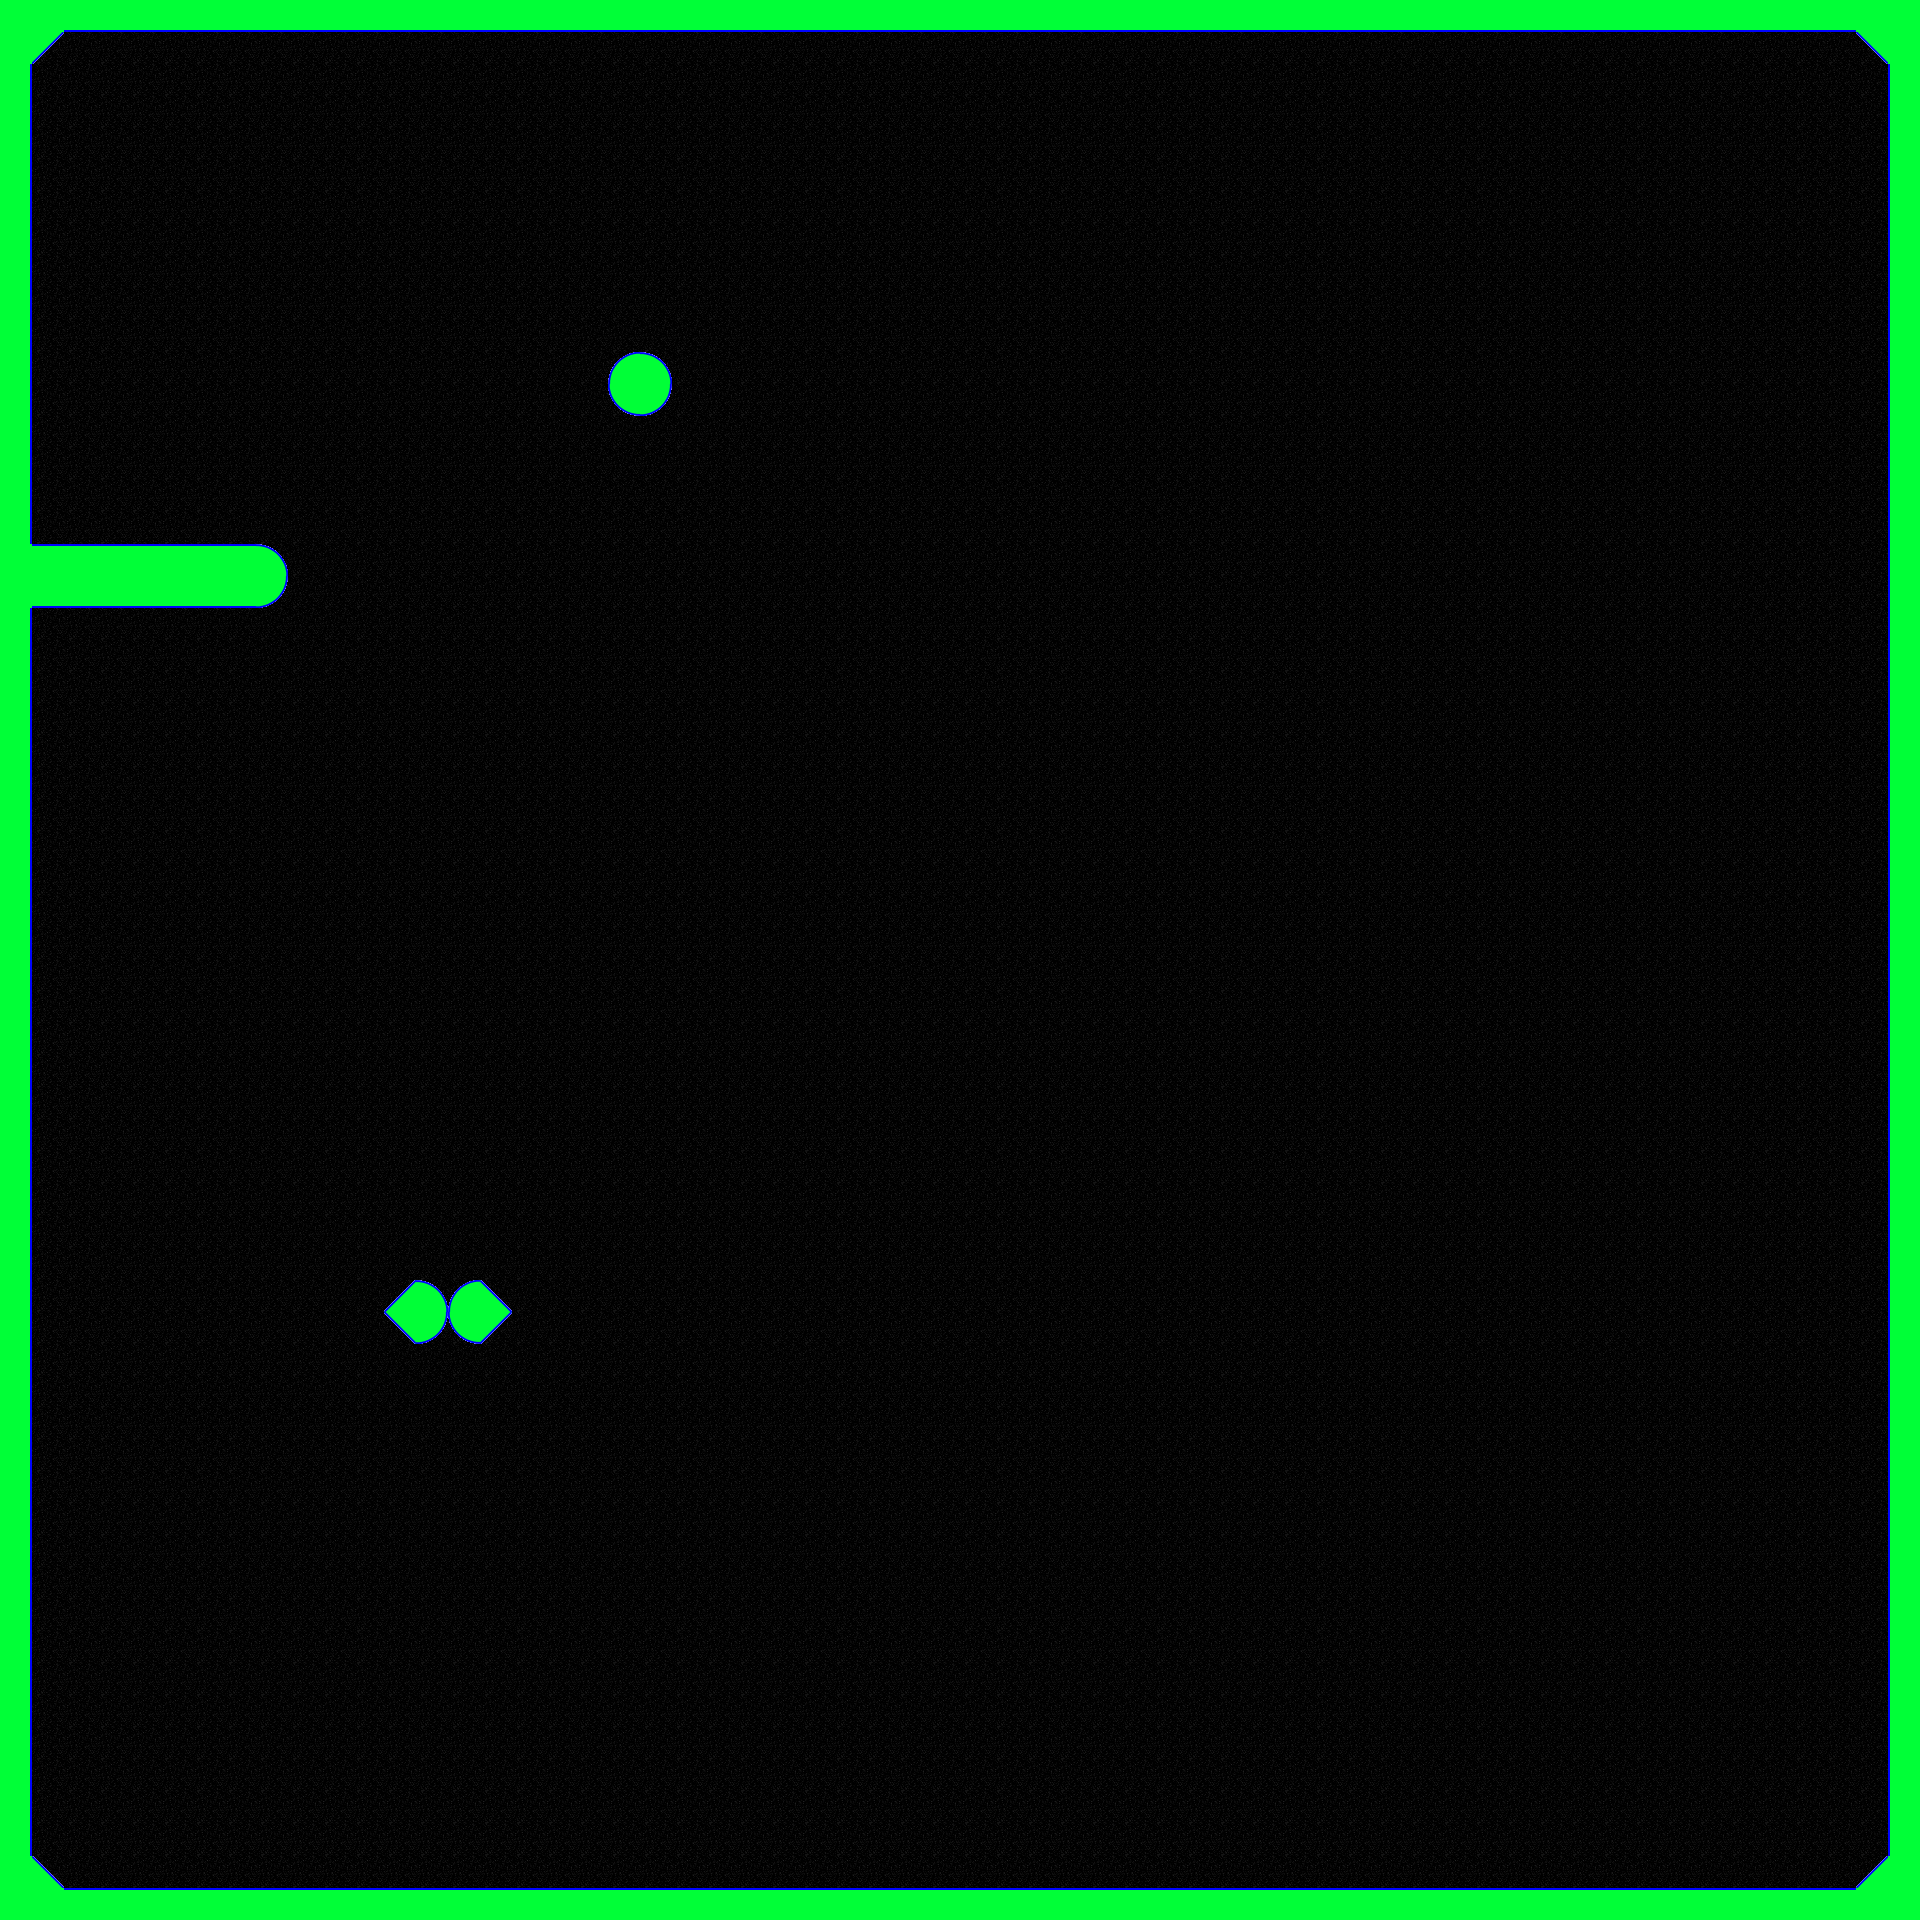

Tiled map render using the project's own tile images. Description and the map definition, with tile-layer contents summarised, below:
An orthogonal 60x60 tile map with 32x32 px tiles, 2 tile layers (floor, walls), 2 tilesets and 16 objects.

<map version="1.0" orientation="orthogonal" renderorder="right-down" width="60" height="60" tilewidth="32" tileheight="32">
 <properties>
  <property name="unity:layer" value="environment" />
  <property name="unity:scale" value="0.01" />
 </properties>
 <tileset firstgid="1" name="walls" tilewidth="32" tileheight="32">
  <tile id="0">
   <image width="32" height="32" source="../../images/terrain/corner1.png" />
   <objectgroup draworder="index">
    <object x="0" y="0" width="32" height="32" />
   </objectgroup>
  </tile>
  <tile id="1">
   <image width="32" height="32" source="../../images/terrain/corner2.png" />
   <objectgroup draworder="index">
    <object x="0" y="0" width="32" height="32" />
   </objectgroup>
  </tile>
  <tile id="2">
   <image width="32" height="32" source="../../images/terrain/corner3.png" />
   <objectgroup draworder="index">
    <object x="0" y="0" width="32" height="32" />
   </objectgroup>
  </tile>
  <tile id="3">
   <image width="32" height="32" source="../../images/terrain/corner4.png" />
   <objectgroup draworder="index">
    <object x="0" y="0" width="32" height="32" />
   </objectgroup>
  </tile>
  <tile id="4">
   <image width="32" height="32" source="../../images/terrain/diag1.png" />
   <objectgroup draworder="index">
    <object x="0.375" y="31.375">
     <polyline points="0,0 31.25,-31.375" />
    </object>
   </objectgroup>
  </tile>
  <tile id="5">
   <image width="32" height="32" source="../../images/terrain/diag2.png" />
   <objectgroup draworder="index">
    <object x="0.75" y="0.625">
     <polyline points="0,0 30.125,30.625" />
    </object>
   </objectgroup>
  </tile>
  <tile id="6">
   <image width="32" height="32" source="../../images/terrain/diag3.png" />
   <objectgroup draworder="index">
    <object x="0.375" y="31.75">
     <polyline points="0,0 31.125,-31.875" />
    </object>
   </objectgroup>
  </tile>
  <tile id="7">
   <image width="32" height="32" source="../../images/terrain/diag4.png" />
   <objectgroup draworder="index">
    <object x="-0.125" y="0.625">
     <polyline points="0,0 31.25,30.625" />
    </object>
   </objectgroup>
  </tile>
  <tile id="8">
   <image width="32" height="32" source="../../images/terrain/edge1.png" />
   <objectgroup draworder="index">
    <object x="0" y="0" width="32" height="32" />
   </objectgroup>
  </tile>
  <tile id="9">
   <image width="32" height="32" source="../../images/terrain/edge2.png" />
   <objectgroup draworder="index">
    <object x="0" y="0" width="32" height="32" />
   </objectgroup>
  </tile>
  <tile id="10">
   <image width="32" height="32" source="../../images/terrain/edge3.png" />
   <objectgroup draworder="index">
    <object x="0" y="0" width="32" height="32" />
   </objectgroup>
  </tile>
  <tile id="11">
   <image width="32" height="32" source="../../images/terrain/edge4.png" />
   <objectgroup draworder="index">
    <object x="0" y="0" width="32" height="32" />
   </objectgroup>
  </tile>
  <tile id="12">
   <image width="32" height="32" source="../../images/terrain/round1.png" />
   <objectgroup draworder="index">
    <object x="0.375" y="31.25">
     <polyline points="0,0 6.25,-21.875 30.75,-31.125" />
    </object>
   </objectgroup>
  </tile>
  <tile id="13">
   <image width="32" height="32" source="../../images/terrain/round2.png" />
   <objectgroup draworder="index">
    <object x="0.125" y="0.5">
     <polyline points="0,0 23,8 31.375,31.25" />
    </object>
   </objectgroup>
  </tile>
  <tile id="14">
   <image width="32" height="32" source="../../images/terrain/round3.png" />
   <objectgroup draworder="index">
    <object x="-0.125" y="31.625">
     <polyline points="0,0 24.75,-9 31.75,-31.25" />
    </object>
   </objectgroup>
  </tile>
  <tile id="15">
   <image width="32" height="32" source="../../images/terrain/round4.png" />
   <objectgroup draworder="index">
    <object x="0.5" y="0.625">
     <polyline points="0,0 8.125,20.5 31,30.75" />
    </object>
   </objectgroup>
  </tile>
  <tile id="16">
   <image width="32" height="32" source="../../images/terrain/solid.png" />
   <objectgroup draworder="index" />
  </tile>
 </tileset>
 <tileset firstgid="18" name="floor" tilewidth="32" tileheight="32">
  <tile id="0">
   <image width="32" height="32" source="../../images/terrain/floor.png" />
  </tile>
 </tileset>
 <layer name="floor" width="60" height="60">
  <properties>
   <property name="unity:sortingLayerName" value="ground" />
  </properties>
  <data>[3600 cells, 3600 non-empty, 1 distinct tile ids]</data>
 </layer>
 <layer name="walls" width="60" height="60">
  <properties>
   <property name="unity:layer" value="environment" />
   <property name="unity:sortingLayerName" value="mobs" />
  </properties>
  <data>[3600 cells, 268 non-empty, 13 distinct tile ids]</data>
 </layer>
</map>
